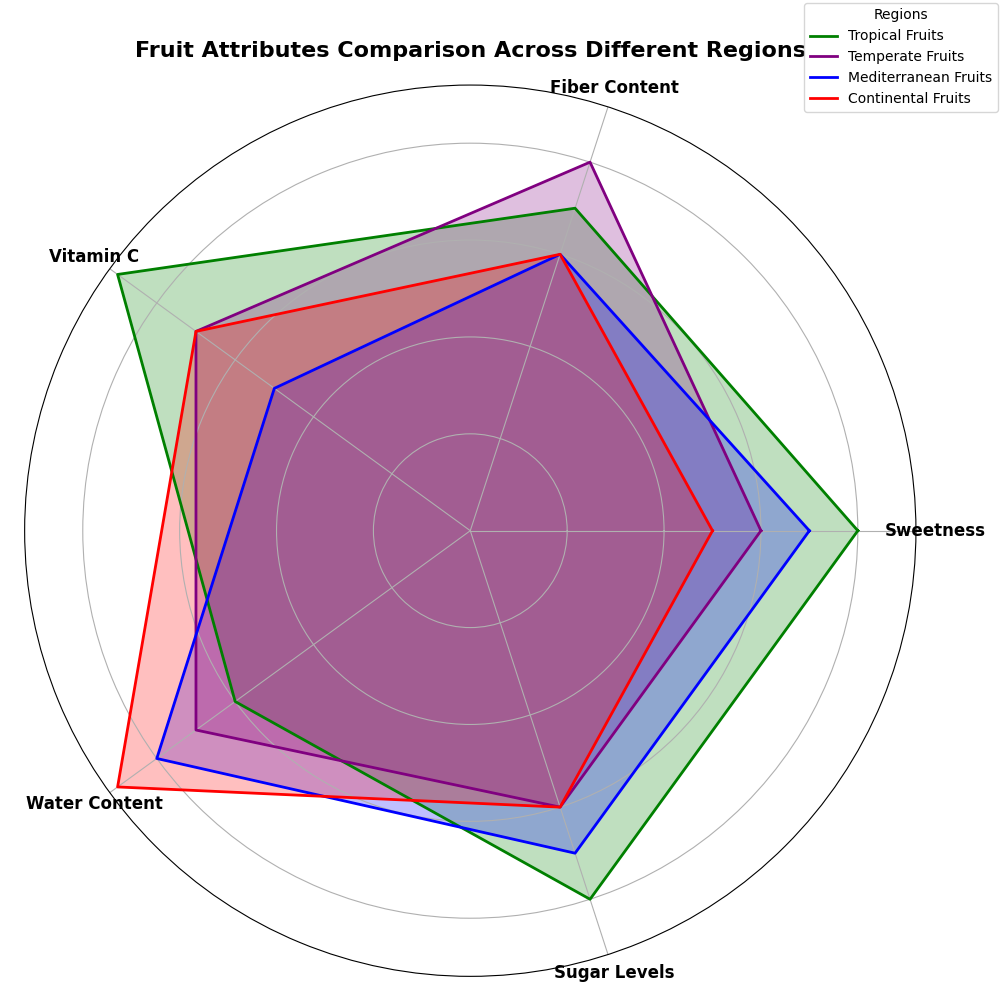

Recreate this plot in Python.
import matplotlib.pyplot as plt
import numpy as np

categories = ['Sweetness', 'Fiber Content', 'Vitamin C', 'Water Content', 'Sugar Levels']

# Data for fruits in different regions
tropical_scores = [8, 7, 9, 6, 8]
temperate_scores = [6, 8, 7, 7, 6]
mediterranean_scores = [7, 6, 5, 8, 7]
continental_scores = [5, 6, 7, 9, 6]

tropical_scores += tropical_scores[:1]
temperate_scores += temperate_scores[:1]
mediterranean_scores += mediterranean_scores[:1]
continental_scores += continental_scores[:1]

num_categories = len(categories)
angles = np.linspace(0, 2 * np.pi, num_categories, endpoint=False).tolist()
angles += angles[:1]

fig, ax = plt.subplots(figsize=(10, 10), subplot_kw=dict(polar=True))

# Shuffled colors for each region plot
colors = ['green', 'purple', 'blue', 'red']

ax.plot(angles, tropical_scores, color=colors[0], linewidth=2, linestyle='solid', label='Tropical Fruits')
ax.fill(angles, tropical_scores, color=colors[0], alpha=0.25)

ax.plot(angles, temperate_scores, color=colors[1], linewidth=2, linestyle='solid', label='Temperate Fruits')
ax.fill(angles, temperate_scores, color=colors[1], alpha=0.25)

ax.plot(angles, mediterranean_scores, color=colors[2], linewidth=2, linestyle='solid', label='Mediterranean Fruits')
ax.fill(angles, mediterranean_scores, color=colors[2], alpha=0.25)

ax.plot(angles, continental_scores, color=colors[3], linewidth=2, linestyle='solid', label='Continental Fruits')
ax.fill(angles, continental_scores, color=colors[3], alpha=0.25)

ax.set_xticks(angles[:-1])
ax.set_xticklabels(categories, fontsize=12, fontweight='bold', ha='center')
ax.set_yticklabels([])

plt.title("Fruit Attributes Comparison Across Different Regions", fontsize=16, fontweight='bold', pad=20)
plt.legend(loc='upper right', bbox_to_anchor=(1.1, 1.1), fontsize=10, title='Regions')
plt.tight_layout()
plt.show()
